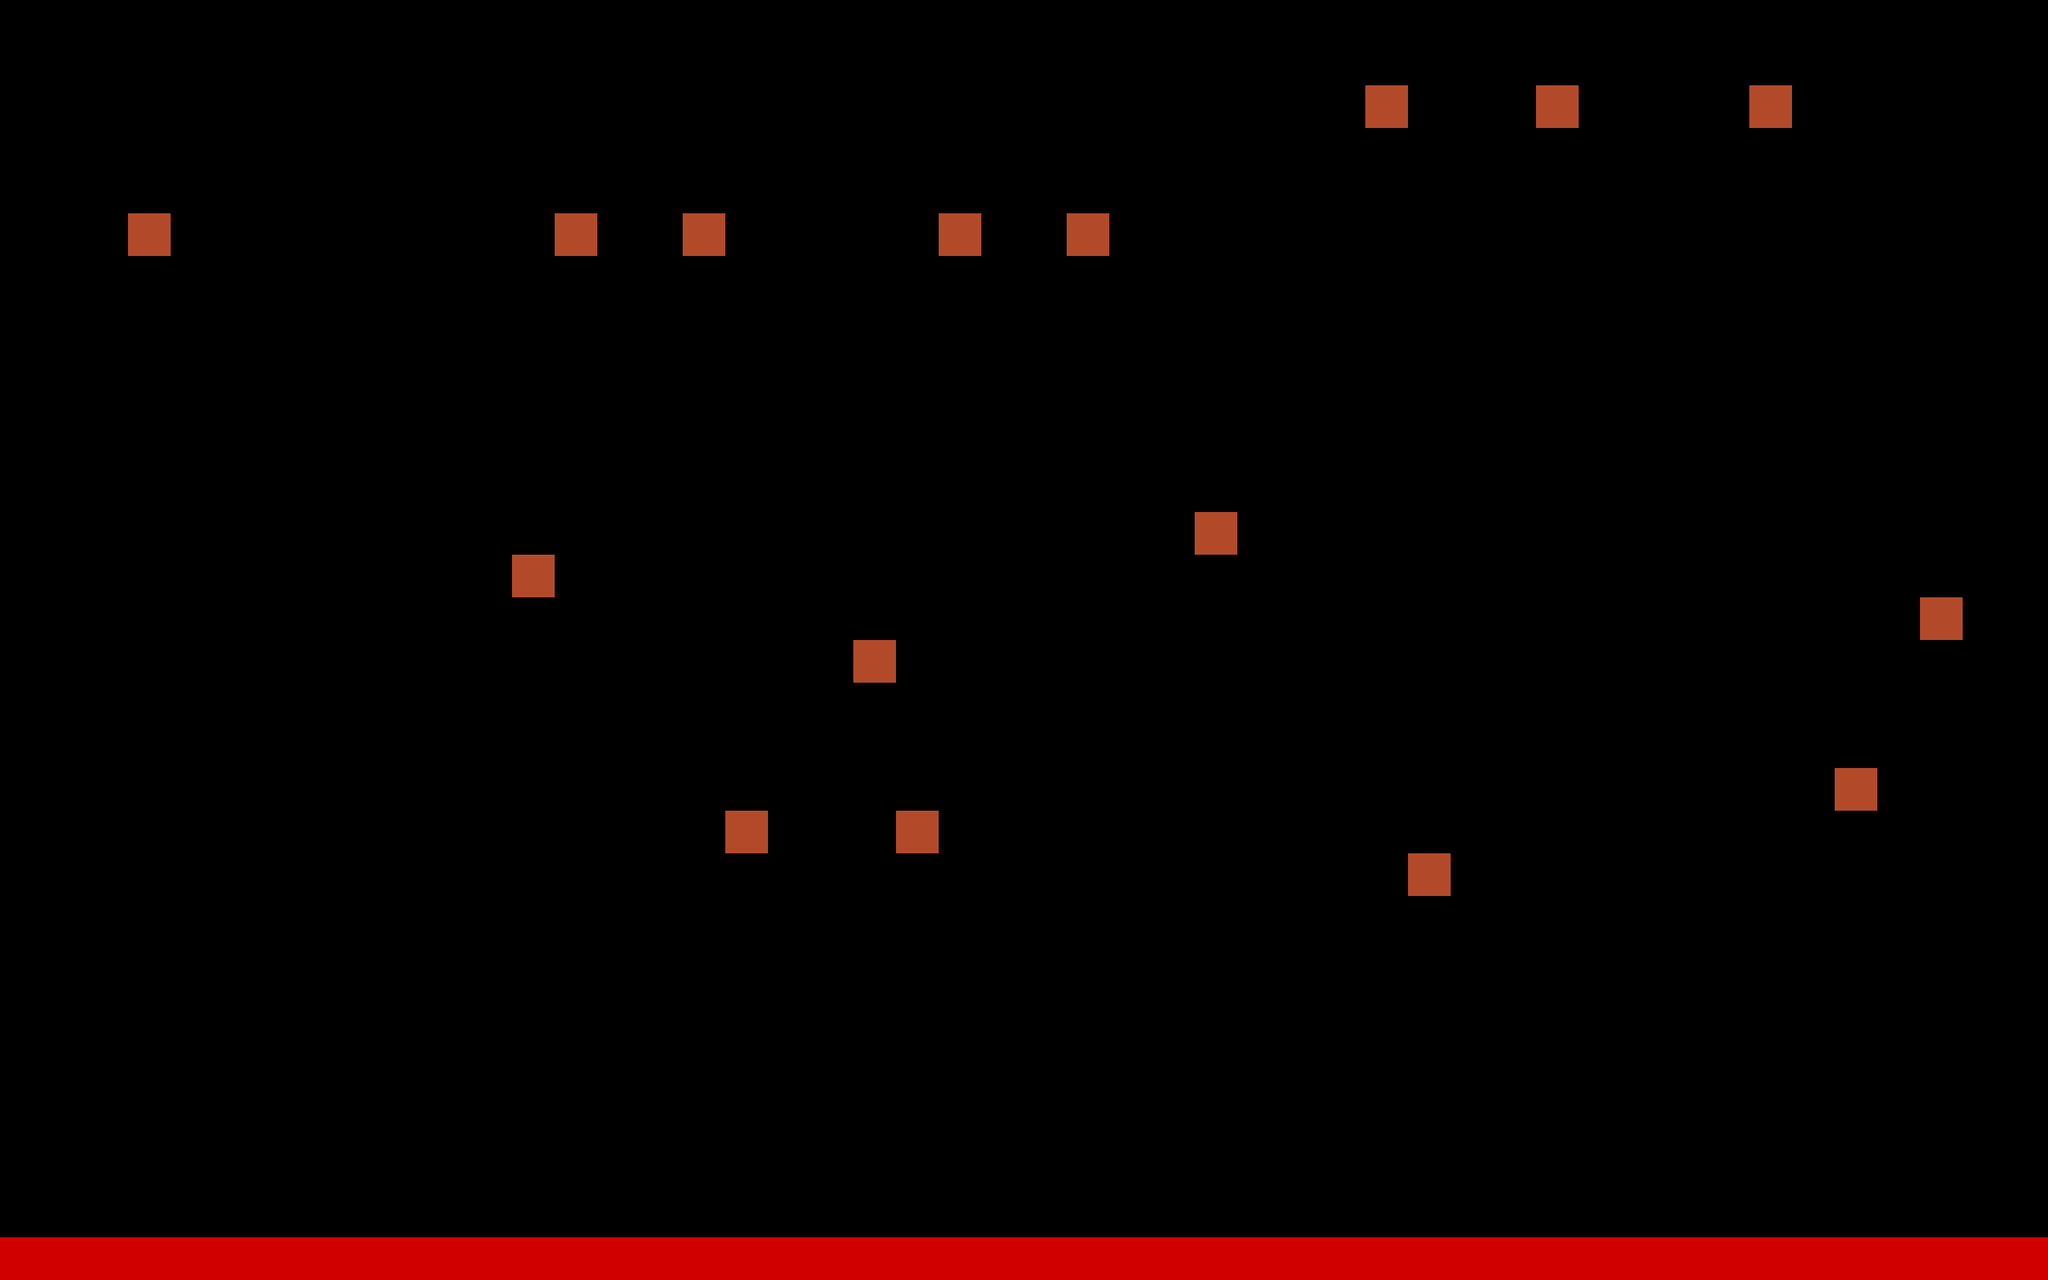

This is a level from a 2D game, rendered from its Tiled map with the project's own tilesets. A one-line summary and the map file follow, with tile-layer data summarised:
An orthogonal 48x30 tile map with 64x64 px tiles, 6 tile layers (layer_limits, layer_platforms, layer_boxStop, layer_decos1, ...) and 28 objects.

<map version="1.9" tiledversion="1.9.2" orientation="orthogonal" renderorder="right-down" width="48" height="30" tilewidth="64" tileheight="64" infinite="0" nextlayerid="31" nextobjectid="142">
 <editorsettings>
  <export target="level_05.json" format="json" />
 </editorsettings>
 <tileset firstgid="1" name="tileset" tilewidth="64" tileheight="64" tilecount="2052" columns="38">
  <image source="../assets/tileset.png" width="2480" height="3508" />
  <tile id="42">
   <properties>
    <property name="estSolide" type="bool" value="true" />
   </properties>
  </tile>
  <tile id="43">
   <properties>
    <property name="estSolide" type="bool" value="true" />
   </properties>
  </tile>
  <tile id="78">
   <properties>
    <property name="estSolide" type="bool" value="true" />
   </properties>
  </tile>
  <tile id="81">
   <properties>
    <property name="estSolide" type="bool" value="true" />
   </properties>
  </tile>
 </tileset>
 <layer id="1" name="layer_limits" width="48" height="30">
  <data>[1440 cells, 17 non-empty, 1 distinct tile ids]</data>
 </layer>
 <layer id="2" name="layer_platforms" width="48" height="30">
  <data>[1440 cells, 440 non-empty, 1 distinct tile ids]</data>
 </layer>
 <layer id="27" name="layer_boxStop" width="48" height="30">
  <data>[1440 cells, 0 non-empty, 0 distinct tile ids]</data>
 </layer>
 <layer id="3" name="layer_decos1" width="48" height="30">
  <data>[1440 cells, 281 non-empty, 37 distinct tile ids]</data>
 </layer>
 <layer id="4" name="layer_decos2" width="48" height="30">
  <data>[1440 cells, 123 non-empty, 38 distinct tile ids]</data>
 </layer>
 <layer id="5" name="layer_deadZone" width="48" height="30">
  <data>[1440 cells, 48 non-empty, 1 distinct tile ids]</data>
 </layer>
 <objectgroup id="6" name="SpawnFrog" />
 <objectgroup id="7" name="SpawnHog">
  <object id="135" x="2560" y="896" width="64" height="64" />
 </objectgroup>
 <objectgroup id="8" name="SpawnRaven">
  <object id="120" x="0" y="320" width="64" height="64" />
 </objectgroup>
 <objectgroup id="9" name="Cure">
  <object id="124" x="2720" y="96" width="64" height="64" />
 </objectgroup>
 <objectgroup id="10" name="Stake" />
 <objectgroup id="11" name="RavenPlatform">
  <object id="79" x="1056" y="992" width="64" height="64" />
  <object id="81" x="800" y="672" width="64" height="64" />
  <object id="130" x="2592" y="736" width="64" height="64" />
 </objectgroup>
 <objectgroup id="12" name="Box" />
 <objectgroup id="17" name="BigBox" />
 <objectgroup id="13" name="Break">
  <object id="123" x="2240" y="704" width="128" height="256" />
 </objectgroup>
 <objectgroup id="16" name="Pics" visible="0">
  <object id="74" gid="46" x="192" y="512" width="64" height="64" />
  <object id="75" gid="46" x="256" y="704" width="64" height="64" />
  <object id="76" gid="46" x="320" y="896" width="64" height="64" />
  <object id="77" gid="46" x="512" y="1216" width="64" height="64" />
  <object id="78" gid="46" x="448" y="1344" width="64" height="64" />
  <object id="125" gid="2147483694" x="2752" y="448" width="64" height="64" />
  <object id="126" gid="2147483694" x="2688" y="448" width="64" height="64" />
  <object id="127" gid="2147483694" x="2624" y="448" width="64" height="64" />
  <object id="128" gid="2147483694" x="2560" y="448" width="64" height="64" />
  <object id="131" gid="2147483694" x="2496" y="448" width="64" height="64" />
  <object id="132" gid="2147483694" x="2432" y="448" width="64" height="64" />
  <object id="133" gid="2147483694" x="2368" y="448" width="64" height="64" />
  <object id="134" gid="2147483694" x="2304" y="448" width="64" height="64" />
 </objectgroup>
 <objectgroup id="18" name="WeakPlat">
  <object id="136" x="2432" y="1344" width="192" height="64" />
 </objectgroup>
 <objectgroup id="23" name="WeakPlatVertical" />
 <objectgroup id="19" name="MovingPlats" />
 <objectgroup id="24" name="Door">
  <object id="105" x="320" y="1920">
   <point />
  </object>
 </objectgroup>
 <objectgroup id="25" name="Button">
  <object id="103" x="128" y="1920">
   <point />
  </object>
 </objectgroup>
 <objectgroup id="26" name="ButtonBase">
  <object id="104" x="256" y="1920">
   <point />
  </object>
 </objectgroup>
 <objectgroup id="15" name="NextLevel">
  <object id="108" x="3008" y="1536" width="64" height="64" />
 </objectgroup>
 <objectgroup id="28" name="checkPointFrog">
  <object id="139" x="640" y="1920">
   <point />
  </object>
 </objectgroup>
 <objectgroup id="29" name="checkPointHog">
  <object id="141" x="768" y="1920">
   <point />
  </object>
 </objectgroup>
 <objectgroup id="30" name="checkPointRaven">
  <object id="140" x="1504" y="256" width="64" height="64" />
 </objectgroup>
</map>
